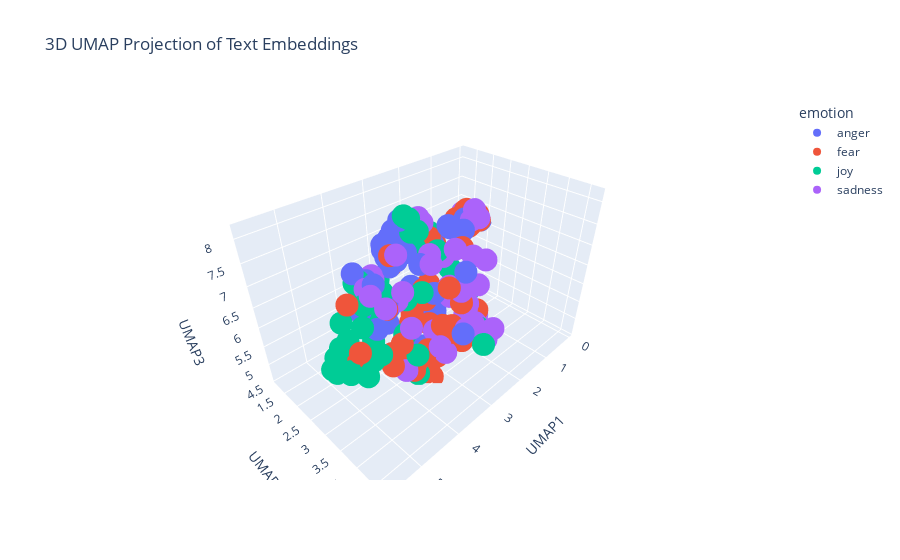

The code cell stored with this chart in its notebook:
### Markdown cell above
---
##### <a id='toc1_5_8_1_1_'></a>[**>>> Exercise 4 (Take home):**](#toc0_)

Apply UMAP to the same embeddings to reduce the dimensionality to 3D vectors and plot the 3D graph, discuss the differences and similarities with the 2D graph.

### Code cell
# Answer here
import numpy as np
import umap
import plotly.express as px


# 將每一列的 embedding list 疊成一個 2D numpy array：shape = (樣本數, 向量維度)
embeddings_matrix = np.vstack(combined_df["embeddings_values"].values)

# UMAP 
umap_3d = umap.UMAP(
    n_components=3,     # 從 2D 改成 3D
    n_neighbors=15,     # 跟 2D 那段一樣
    min_dist=0.1,
    metric="euclidean",
    random_state=42
)

embeddings_3d = umap_3d.fit_transform(embeddings_matrix)   # shape = (n_samples, 3)

# 畫圖用的 DataFrame 
df_plot_3d = pd.DataFrame(embeddings_3d, columns=["UMAP1", "UMAP2", "UMAP3"])
df_plot_3d["emotion"] = combined_df["emotion"].values
df_plot_3d["text"] = combined_df["text"].values


fig = px.scatter_3d(
    df_plot_3d,
    x="UMAP1",
    y="UMAP2",
    z="UMAP3",
    color="emotion",          # 依情緒上色
    hover_data=["text"],      # 滑過去顯示原始句子
    title="3D UMAP Projection of Text Embeddings"
)

fig.show()

### Figure 1 — Plotly figure (JSON) as saved in the notebook; plotly's stock layout.template omitted (floating-point values rounded to 4 significant figures)
{"data": [{"customdata": [["@SkyUK what a joke!! Cut our internet off early 'by mistake' and then don't reinstate it when we no longer need an engineer 😡 "], ["😳The intensity that @sydneyswans play at is extraordinary #relentless #AFLCatsSwans #AFLFinals 🏉👏🏿"], ["Didn't think Cadres not Getting SRC deployment would make some Cadres so bitter, Ku tough Macom."], ["Leave it on there, rule,nimber 1 of carpet cleaning!!! #furious #worsethananatomicbomb #accidentlyspillbeeronthecarpet"], ["@NessaMatthews he's perfect. But not even in that way where you sort of resent him or suspect that he leads a double life. Just perfect."], ["When you forget to mention you were bought dreamboys tickets 🙄😂 #raging"], ["@carefreeash_ id be fuming"], ["Why mfs so bitter"], ["@m_t_f_72 I'm not surprised, I would be fuming! 😤"], ["@LisaAsquithtobe @craig8710 @WayneHaselden @june65wigan everyone is against wigan because we are the biggest club "], ["ESPN just assumed I wanted their free magazines #offended"], ["@wesrucker247 sounds like a good game plan for our offense...."], ["@UltimateBoxer My heart because you left me for so long again\\n\\n*slight pout but it turned to a smile*\\n\\nheheh just kidding, no I'm fine-"], ["@BarackObama I love Lizzy Warren's latest rage against Wall Street."], ["@KingNicky7 also madden isn't the funniest game to watch and if there isn't much happening it's boring"], ["@bt_uk why does tracking show my equipment delivered, when it wasn't? Why is my service suddenly delayed? We've already 3 weeks. "], ["Thatmoment you're watching #worstcelebritycooks and your bubble is burst by finding out KyleXY is gay and married😭 #nochance #KindaDontMind😉"], ["testing "], ["That feel when you travel 700 miles to pick up a form that arrives in the post two days after you leave. #fume"], ["So my Indian Uber driver just called someone the N word. If I wasn't in a moving vehicle I'd have jumped out #disgusted #offended"], ["Actually be arsed with my sister sometimes, she controls the TV 90% of the time and when I watch one thing she gets in a huff 🙄"], ["Ellie just gave me loads of gifts with notes on em for uni n I burst out in tears, I LOVE HER😩"], ["@kateracculia @themathofyou It's true! I reverse-engineered the drink. It's a scientific method. I hear it's all the rage."], ["I got a NO RESPONSE again from an #irate customer of #amazon 😞😞\\nwhy can't they understand that it's not always amazon fault..\\n#carrierfault"], ["@lydss_xx @tharealversace @fatbellybella fuckin luv incense, this is me as fuck 😂"], ["@Lesdoggg take me with you!! JK. Have fun, relax, get a massage or two and chill. Don't eat the cucumbers, most places frown on that."], ["So I wished my sis 12 midnight but received no reply from her. My 2nd sis JUST wished her, got a reply. You know who's the fav "], ["Listening to Joey really helps me and my anger."], ["ESPN just assumed I wanted their free magazines "], ["Some moving clips on youtube tonight of the vigil held at Tulsa Metropolitan Baptist church for #TerenceCruther #justice  #sadness"], ["@JaredLeto Jared + #snap? 💘"], ["So angry I wanna cry😢😢😢"], ["@EAMaddenNFL @EASPORTS I played a game where John Elway was sacked 3x and fumbled all 3x. Is this the same John elway I know of??? "], ["If someone keeps #laughing at you, don't #fret  . At least u r giving #happiness .'\\n#quotes #quotestoliveby"], ["Indignation: [whispers to date during that terrific Lerman/Letts centerpiece scene] That's his overwhelming sense of indignation."], ["Women don't like girls because we resent them for looking so great/we wish we still looked like that  #washed"], ["Why does @dapperlaughs have to come to Glasgow on a night I am working. I am fucking gutted, been waiting for an appearance for ages "], ["@UnitedFrontRev @JuanDeznuts @LucidHurricane_ sex offense happens across ALL races, cultures, and creeds &amp; they should be castrated"], ["It's the most magical time of the year......Xmas party announced and the #outrage commences. Gotta love Silicon Valley millennials."], ["Ok scrubbed hands 5 times before trying to put them in.\\nEyeballs #burning \\n#EvenMoreBlind accidentally scared the #cat whilst #screeching"], ["All Brian does is sleep and aggravate me"], ["Having a baby born too soon is #lifechanging 6 years on and it feels like only yesterday #sad #happy  #emotionalrollercoaster"], ["I wouldn't have #anger issues.....if she didn't have #lying issues.....think about that one. #pow #lies #confusion"], ["@FluDino Event started! everyone is getting ready to travel to the lake of rage, where everything glows"], ["I hope my hustle don't offend nobody"], ["My eyes have been dilated. I hate the world right now with the rage of a thousand fiery dragons. I need a drink."], ["#oow16 #sting decent new song"], ["Sometimes I get mad over something so minuscule I try to ruin somebodies life not like lose your job like get you into federal prison "]], "hovertemplate": "emotion=anger<br>UMAP1=%{x}<br>UMAP2=%{y}<br>UMAP3=%{z}<br>text=%{customdata[0]}<extra></extra>", "legendgroup": "anger", "marker": {"color": "#636efa", "symbol": "circle"}, "mode": "markers", "name": "anger", "scene": "scene", "showlegend": true, "type": "scatter3d", "x": [0.1849, 3.121, 2.198, 2.424, 4.633, 2.807, 2.586, 2.429, 2.322, 2.249, 2.845, 3.698, 4.459, 3.53, 2.275, 0.06333, 3.227, 3.026, 2.585, 1.5, 2.044, 4.982, 4.688, 0.9829, 3.19, 4.265, 2.205, 2.77, 3.036, 2.745, 4.541, 2.374, 1.601, 5.13, 4.344, 2.457, 2.321, 1.868, 3.107, 3.236, 2.664, 3.526, 2.572, 3.92, 3.62, 2.788, 3.811, 2.666], "y": [1.825, 4.034, 1.782, 1.453, 3.329, 1.586, 1.825, 1.762, 1.719, 3.186, 1.796, 3.816, 3.045, 3.025, 2.796, 1.855, 2.558, 3.035, 1.414, 1.6, 2.186, 3.809, 2.937, 1.653, 2.357, 3.175, 2.245, 1.242, 1.789, 2.905, 3.536, 1.4, 2.66, 3.168, 2.309, 2.24, 1.343, 1.571, 1.778, 2.997, 3.648, 4.384, 1.16, 2.104, 2.403, 1.273, 3.583, 1.305], "z": [6.684, 7.451, 6.817, 6.713, 7.571, 7.073, 7.329, 7.03, 7.157, 7.643, 6.584, 7.172, 7.142, 6.854, 7.609, 6.614, 7.278, 7.342, 7.096, 6.391, 6.723, 7.109, 6.822, 6.666, 7.893, 6.454, 6.709, 6.746, 6.517, 5.76, 7.25, 6.925, 7.475, 6.171, 7.184, 6.901, 7.195, 6.261, 6.786, 5.115, 5.641, 6.478, 6.91, 6.73, 6.029, 6.627, 7.717, 6.482]}, {"customdata": [["@alicemazzy he was more partisan on social issues a few years back; now he just concern trolls the center left as Chait does the far left"], ["@united horrible service. EWR. Not a cloud in the sky. Normal departure at 10am now leaving at 5pm. Crappy #UnitedAirlines"], ["@Fly_Norwegian quite simply the #worst #airline #worstairline I've ever used! #shocking #appauling #dire #dismal #beyondajoke #useless"], ["In wake of fresh #terror threat and sounding of alert in #Mumbai, praying for safety &amp; security of everybody in the city #Maharashtra #news"], ["Just had a massive argument with my alarm today... I didn't want to get up. I don't know how we're going to fix this by tomorrow morning 😕"], ["And it pisses me off more they killed people who surrendered. Hands up and all. If hands visible you shouldn't be fearing for your life"], ["Omg he kissed her🙈 #shy #w"], ["A Lysol can got stuck in spray position and we're all slowly suffocating from the trash can that smells like a Febreeze factory. #panic"], ["@GMModular @goldmedalindia  horrible experience with a company like this #goldmedal #horrible sales person #wrong commitments#wrongproduct"], ["@Megannn_walsh12 @itsshelleeey never said that,Just not fair how Yous think it's completely okay to bully someone"], ["@Zen1dfabflake You are all our angelic comrades! #flutter"], ["Sir, my concern is not whether God is on our side; my greatest concern is to be on God's side, for God is always right.' - Abraham Lincoln"], ["I Don't know what make #Pakistan fear more their #terrorist or their  #TerrorStatePak"], ["@zavvi @zavvihelp only offering 6 moth warranty #ps4pro  #truth #ripoff"], ["@JennyPGR I worry about typos in any email to Simon, draft attached or not..."], ["If you truly want more of God in your life, it requires letting go of some of the old things, to allow new things to flourish. #stop #start"], ["my school photo is honestly horrid, i look so ew😅"], ["@JaySekulow what can we do 2 get @realDonaldTrump 2 reveal his taxes? That is the immediate danger. But u will not answer me. "], ["Start the convo...don't shy away..mental illness abounds in society including our workplace...be informed... #tsdoffsite"], ["bout to read this article 'Moving the Conversation Forward: Homosexuality &amp; Christianity' from someone in the foursquare church "], ["Recording some more #FNAF and had to FaceTime my mum to let her know I was okay after I let out a high pitched scream 😂 #horror #suchagirl"], ["When you make a great tasting shake and no words can describe it!😃👌🏻 #shake #herbalifenutrition #tastesogood #nowords"], ["@rkuuleiq Fear is best/beast product of God/s. :) #aTheism #theism #biBle  #christianity #hell #heaven #purgatory #psychology #jesus"], ["@Delta stuck on runway after being diverted to Fargo. Continuously told just 10 more mins for the past 4 hours. No food/water offered #awful"], ["I'm curious to know just how much money the original Air Bud made to justify the continuation of these awful sequels and spinoffs."], ["@Oooooo_Donna @sturgishigh @politicususa   @CNN took its first baby  step now let's hope they will start running"], ["Angelino's been horrific"], ["@andrewspoooner wouldn't cross the street to piss on its server if it was on dire"], ["Today has dragged on #restless"], [".@REDBLACKS’ Chris Williams: 5 yards shy of joining 1,000-yard club. Bowman (1,279), Walker (1,168) &amp; Roosevelt (1,095) already there. #CFL"], ["When you wake up, scroll through social media, and another father was taken from his child #nightmare #everyday #KeithLamontScott"], ["I start work tmrw yall, i'm nervous lol"], ["#Aleppo city is burning. The head of #terrorism #Assad regime &amp; #Russia are bombarding the city right now with #whitephosphrus #bombs !"], ["#ObamaLegacy - weekly #riots and #terror attacks, &gt;400k dead #Syrians, #Jews fleeing #persecution in Europe, #Christian #genocide in ME....."], ["Wish I could convince the rest of my children to go to their fucking preschool and elementary schools with fear of gun violence."], ["I delete numbers so quick with no hesitation"], ["@mikebairdMP @AndrewConstance @nswtaxi how many sex cases u need before u guys learn UBER is shocking to the consumer unregulated"], ["In dire need of a worship session to just let go of everything"], ["You don't know what to expect by Brendon's video lmao LA devotee video got me shook #panic"], ["Hahahah what a horrific penalty from bayer. 5 feet wide. Jesus"], ["@Theresa_Talbot @fleurrbie Haha...sorry about the dreadful puns... I need to get out more....I've been cooped up lately..."], ["Got to be up in 4 hours to go back to work #cantsleep #excited #nervous"], ["#America finding #gratitude amidst the sadness and frustration about race, #fear, anger and #racism, i remain hopeful _ i'm an earth fixer'"], ["Shoutout to @VZWSupport for ruining my iPhone 7 order!! #horrible"], ["One more step in long work #visa process is over. Relief. Onto next step. #expat #restless"], ["Recently changed to @firstdirect and its the worst service I've ever encountered nearly require DNA to access anything. #awful 😩😩😩"], ["Lady gaga fucking followed i have been waiting for this day for ages it fucking happened im shaking thank you so much @ladygaga ❤️"], ["@AldiToHarrods I'm still too nervous to try it. I need to man up and give it ago."], ["I absolutely love having an anxiety attack halfway through a family meal"], ["this Mac update has me some kind of apprehensive."], ["Obama admin rejects Texas plan to have refugees vetted for terrorism so Texas pulls of of fed refugee resettlement program. Aiding #terror."], ["So about 18mths ago i signed up to @Lumo_Energy for their @VirginAustralia / Velocity FF deal. 18 months in still no FF points "], ["Really.....#Jumanji 2....w/ The Rock, Jack Black, and Kevin Hart...are you kidding me! WTF! #ThisIsATerribleIdea #horrible"], ["@CesarSampao @thisisbolton don't get me started on town centre. Used to go every week.... not been for 18 months "], ["Bout ta get my @dontbreathe on up in here! @WarrenTheaters #nervous #icantholdmybreaththatlong"], ["@AlaskaGurus @adventuretweets agreed! 😍 an awe to meet such beautiful, powerful animals."], ["@All4 is the android app it designed to be buggy and work sporadically on a fire TV box? "], ["It really is amazing the money they give to some of these QB's #nfl #texans #brock #terrible"], ["also i had an awful nightmare involving being sick where worms were involved i was so disgusted when i woke up"], ["Trying to book holiday flights on @britishairways website is becoming a #nightmare"], ["Really.....#Jumanji 2....w/ The Rock, Jack Black, and Kevin Hart...are you kidding me! WTF! #ThisIsATerribleIdea "], ["Tweeting from the sporadic wifi on the tube #perilous"], ["Tweeting from the sporadic wifi on the tube "], ["If i start growing out my mustache now, I can be Pablo Escobar for Halloween!!!"]], "hovertemplate": "emotion=fear<br>UMAP1=%{x}<br>UMAP2=%{y}<br>UMAP3=%{z}<br>text=%{customdata[0]}<extra></extra>", "legendgroup": "fear", "marker": {"color": "#EF553B", "symbol": "circle"}, "mode": "markers", "name": "fear", "scene": "scene", "showlegend": true, "type": "scatter3d", "x": [3.104, 0.4662, 0.556, 2.817, 2.508, 2.139, 3.781, 3.059, 0.6936, 2.396, 4.628, 5.203, 2.942, 0.4467, 3.868, 3.302, 2.118, 3.743, 3.252, 3.081, 3.299, 5.329, 3.306, 0.4258, 1.224, 3.684, 1.775, 2.388, 3.013, 3.542, 2.556, 3.807, 2.552, 2.7, 2.231, 2.856, 1.37, 3.152, 3.325, 1.78, 2.922, 3.657, 3.17, 0.6065, 3.829, 0.4089, 5.392, 3.72, 3.359, 3.665, 2.543, 0.2726, 1.194, 2.42, 3.607, 4.685, 0.3167, 1.312, 2.558, 0.4544, 1.3, 4.013, 4.125, 4.085], "y": [3.072, 1.828, 1.802, 2.184, 3.395, 1.435, 2.747, 3.289, 1.685, 2.38, 3.635, 3.362, 2.284, 1.585, 2.736, 3.658, 3.555, 3.146, 3.24, 2.957, 3.266, 3.543, 2.521, 1.807, 2.235, 3.537, 3.138, 1.741, 3.577, 4.032, 2.708, 3.011, 1.946, 2.081, 1.284, 1.6, 1.533, 3.778, 3.238, 3.061, 3.797, 3.271, 2.637, 1.669, 3.786, 1.685, 3.869, 2.856, 3.434, 2.974, 1.951, 1.741, 2.008, 3.327, 3.141, 4.057, 2.033, 2.447, 3.548, 1.683, 2.14, 2.977, 3.075, 2.599], "z": [6.733, 6.577, 6.641, 5.07, 5.53, 6.469, 7.524, 4.887, 6.818, 7.226, 7.226, 7.478, 4.959, 6.733, 5.135, 6.12, 5.8, 6.652, 5.894, 6.262, 4.728, 6.517, 4.912, 6.617, 7.217, 7.112, 7.811, 7.392, 5.702, 7.318, 5.519, 5.415, 5.192, 5.37, 6.752, 6.374, 6.327, 6.098, 4.734, 7.818, 6.542, 5.107, 5.75, 6.667, 5.903, 6.971, 6.901, 5.241, 4.583, 4.785, 5.335, 6.535, 7.054, 7.378, 4.74, 6.767, 6.767, 7.382, 5.188, 6.958, 7.192, 5.107, 5.186, 5.956]}, {"customdata": [["If you have the ability to make someone happy or to make someone #smile, do it! The world needs more of that right about now. #CreateLove ☺️"], ["@Singaholic121 Good morning, love! Happy first day of fall. Let's make some awesome #autumnmemories #annabailey #laughter #smile"], ["@LiamJamesVernon love the optimism!! BLUE MOON!"], ["@BlueJayHunter I'm fine on the near future, I just want to go to bed super elated and put together audio compilations of great moments."], ["Mind if I tag along?' She asked cheerfully, sweeping a lock of hair behind her ear. 'I want to see if you've really got • @DitheringWizard"], ["Watch this amazing live.ly broadcast by @maisiev #lively #musically"], ["f breezy"], ["@iyaycruz lets see chirp"], ["My friend just messaged me 'ugh I'm so hungry I can't wait for breakfast' #socialmedia #WineWednesday #hilarious #funny #laughing #happy"], ["Thank you disney themed episode for letting me discover how amazing the @BlackishWriters are! #hilarious"], ["@doctorofinfo I was just introducing a little levity to the convo. Yep!"], ["I am a simple human being who just really loves @aliciakeys like truly, madly, deeply rejoicing in her existence, class and queendom"], ["Thank you @twitter for the balloons today.  #goodday #48"], ["Food that gets delivered 😍🙌🏻 #cheering #happy"], ["- the joyous occasion of laughing at the ostentatious display of disrespect. Bruce just scoffed at the entire scene. This wasn't Batman’s -"], ["Quinn's short hair makes me sad. #glee"], ["Watch this amazing live.ly broadcast by @rosannahill  #musically"], ["Loved @Bethenny independence msg on @WendyWilliams, be happy &amp; fulfilled within yourself &amp; positivity will flock to you #happy #independent"], ["@musicfae15 [He grumbled as he sat atop the sushi bar stool, crossing his arms defiantly, in a playful gesture, though he gave anyone who &gt;"], ["#ThisIsUs has messed with my mind &amp; now I'm anticipating the next episode with #apprehension &amp; ! #isthereahelplineforthis"], ["@doubtcaspar babe :(( remember I'm ALWAYS here if u need a little cheering up or talk, ily lots💘"], ["@LPDonovan this is why I think his pre prepped debate answers have the potential for hilarity"], ["@peachkellipop the whole thread is jovial and fun and then this comment is like FULL of misogyny"], ["@sportinglifecan I keep a down vest or sweater in my pack year round! Helps on chilly mornings or breezy mountain tops! #mysportinglife"], ["Thinking about trying some comedy on youtube. Always been fond of it. Time to nut up. #laughter #comedy #maybeoneday #hopefullyfunny #LOL"], ["I love seeing happy women, that glow is something real."], ["•Days!'\\nHe was itching for a fight..itching for the exhilaration of battle, of almost getting defeated, the adrenaline pumping•\\n@RojinHitto"], ["To all who follow me, whether we've ever talked or not hope you have a joyous life. Goodbye."], ["Why have I only just started watching glee this week I am now addicted 🙄  #GLEEK"], ["Watch this amazing live.ly broadcast by @broitzmax  #musically"], ["#BridgetJonesBaby is the best thing I've seen in ages! So funny, I've missed Bridget! #love #hilarious #TeamMark"], ["mirana told me to shut up when i was singing along to glee..."], ["When you're prof suggest @Pharrell and William James may be unlikely dialogue partners and then plays the #happy video #WeAreCST"], ["Your lion's heart\\nWill protect you under stormy skies\\nAnd I will always be listening for your laughter and your tears"], ["Yahweh your God is among you, a warrior who saves. He will rejoice over you with gladness."], ["Day 3 of #harvest16 - listening to the sound of the chopper working it's way closer to home at @mountaindairy makes me . #farm365"], ["If yiu don't respond .o an email within 7 days, you willxbe killed by an animated gif of the girl froa The Ri.g."], ["...at your age, the heyday in the blood is tame...' @TheArtofCharm #shakespeareaninsults #hamlet #elizabethan #williamshakespeare"], ["The smell of freshly cut grass didn't even cheer me up...boy oh boy"], ["Chris would take full responsibility and would want us all to rejoice in the memories we all had with him."], ["A #new day to #live and #smile. Hope all the #followers a nice #night or #day. :D"], ["Tutoring gives me such an exhilarating feeling. I love helping people 😌"], ["I hate it when im singing and some idiot thinks they can just join in with me like...this is not fcking glee #MeanRikonaBot"], ["@MacDsmash you should get some @SSB_Swedish delight"], ["@Bridget_Jones was joyous. Worried I would be disappointed. Most definitely was not. #chickflick #giggles #comethefuckonbridget"]], "hovertemplate": "emotion=joy<br>UMAP1=%{x}<br>UMAP2=%{y}<br>UMAP3=%{z}<br>text=%{customdata[0]}<extra></extra>", "legendgroup": "joy", "marker": {"color": "#00cc96", "symbol": "circle"}, "mode": "markers", "name": "joy", "scene": "scene", "showlegend": true, "type": "scatter3d", "x": [5.161, 4.969, 4.081, 4.234, 4.423, 3.352, 3.079, 3.304, 5.608, 5.328, 4.292, 5.169, 5.147, 5.555, 4.249, 2.157, 3.381, 5.656, 4.222, 3.566, 4.574, 3.856, 2.824, 4.392, 4.446, 5.448, 4.2, 4.767, 2.247, 3.312, 5.554, 1.95, 5.658, 4.996, 5.36, 4.196, 3.282, 4.0, 2.787, 3.306, 4.819, 5.285, 1.803, 3.122, 5.602], "y": [3.263, 3.398, 3.914, 3.613, 2.968, 2.679, 2.562, 2.994, 3.441, 3.925, 2.98, 3.672, 3.609, 3.374, 2.185, 3.342, 2.748, 3.484, 2.29, 3.222, 3.471, 3.242, 2.39, 3.786, 2.923, 3.385, 2.388, 3.575, 3.233, 2.777, 3.775, 2.583, 3.39, 3.506, 3.37, 3.902, 1.677, 2.453, 4.148, 4.69, 3.393, 3.376, 1.781, 3.327, 3.841], "z": [6.278, 6.145, 7.432, 6.436, 6.732, 8.156, 7.674, 7.94, 6.303, 6.372, 6.474, 7.171, 6.049, 6.575, 6.863, 6.263, 8.168, 6.411, 6.95, 4.664, 7.461, 6.813, 7.152, 6.61, 5.962, 6.728, 6.725, 6.254, 6.303, 8.119, 6.477, 6.351, 6.389, 7.426, 7.202, 6.088, 6.249, 6.634, 6.045, 6.279, 6.013, 6.779, 6.898, 7.596, 6.624]}, {"customdata": [["Condolences to the  JC and the Georges family.. "], ["I'm so proud he understands this, he shows love, thought and compassion    and it's not done in a clouded way.."], ["#sober life"], ["Cam cannot be serious with that IG post and that stupid ass font he uses. Would've been better to just say nothing."], ["Panic attacks are the worst. Feeling really sick and still shaking. I should be a sleep. #anxiety #depression"], ["@talkRobyn oh dear I have to watch this the woman with the pout did well"], ["Absolutely can not believe the generosity pouring out for us, but Id give everything I have for Nick to be healthy and happy. #lost"], ["@jenhasonen it is supposed to be #dark and #gritty though"], ["Regret for the things we did can be tempered by time; it is regret for the things we did not do that is inconsolable.  Sydney J. Harris"], ["@groovydadad @MHChat 🙂ty I often conflate the two depression + sadness, but they are very different. This q reminded me of that #mhchat"], ["@GoPro your UX online is appalling! No clear save button, not being able to use any generic TLD's #unhappy"], ["#haikuchallenge #haiku\\n\\nThe crisp autumn air\\nMy freedom purchased through death\\nNo one will mourn me"], ["Unmatched Party Specialist /co @T3RevNeverEnd #serious #job #titles"], ["Going home is depressing"], [". @UNFCCC @uncclearn The problem is the time it has taken to do this means its going to be out of date already. #sadly"], ["@VosachResrus ^'ll just #wobble carry you #sink"], ["@TDYLN sadly not :("], ["@KatHeartwell some don't see the difference between courting and appealing to a women vs deception &amp; pressure it's depressing"], ["Lost: Geelong football team. \\nLast seen entering through the banner not sure where they've been since... #unhappy #playwithsomeheart"], ["@LBardugo Start w/ the 3 songs in Blue Neighborhood\\n1) Wild\\n2)Fools\\n3)Talk Me down 😭😭for #Wesper\\nAlso,\\n4)Too Good.  #serious kaz/inej feelz"], ["@BluesfestByron second artist announcement looking good #bluesfest2017 #blues #Music #byronbay"], ["But when my mom told me yesterday that it was looking grim and I started driving out there, I was told to turn around b/c she was too sick"], [".@billradkeradio is not a fan of The Beat Happening. But that's not to discourage aspiring other Olympia musicians! #KUOWrecord"], ["@MarGraham I am practically obsessed with it, the very thought of their departure makes me feel both melancholic and grateful.  Safe journey"], ["so lost i'm faded"], ["What do you do?'\\n'You are not worthy enough to know.' #what #serious"], ["Season 3 of penny dreadful is on Netflix...well my afternoon is filled"], ["Transparency and openness ' is a dull sell for a fans group - want more verbs like buying, defending, building and securing."], ["For a team as big as Bayern and the they like to play football, their pitch is fucking dreadful. Certainly no Emirates pitch anyway."], ["@Christy_RTR @doge_e_fresh I'm despondent"], ["@darryella it doesn't chip and it doesn't get dull. Nails gone be looking perfect the whole time, except they gone be grown out 😂"], ["Hennessey - dreadful. Mutch - is he even on the pitch? Fryers - out of his depth unfortunately. #CPFC"], ["When you're on a train as its pitch black outside and you have no idea where you are... #travel #whereami #lost #adventure"], ["Do not be discouraged by a slowing sales market. This will test your business model and pinpoint #strengths and #weaknesses.' @Ken_Dunn"], ["Condolences to the  JC and the Georges family.. #sad"], ["@OHSOVICTORIOUS_ @FaZeAdapt We all seen it coming.. it's sad. But her Instagram comments on her pics are funny. Adapts fans blew it up 😂😂😂"], ["340:892 All with weary task fordone.\\nNow the wasted brands do glow,\\nWhilst the scritch-owl, scritching loud,\\n#AMNDBots"], ["im thoroughly in love w zen and jumin and i dont think id even have the patience for either of them irl im old and weary"], ["Common app just randomly logged me out as I was writing the last part of my college essay and lost all of it 😭😭😭"], ["@xOffWithMyHeadx They've officially said all the episodes left (so future 12 and despair 11 and 12) will be delayed."], ["All I want to do is watch some netflix but I am stuck here in class. #depressing"], ["@Barcabhoy1 Of course not. Didn't sink his studs into a knee like Forrester"], ["@LeePorter94 @DomMcGovern_ hi Dom I saw u at Notts county away, looking for 1 mufc away ticket will pay #blues"]], "hovertemplate": "emotion=sadness<br>UMAP1=%{x}<br>UMAP2=%{y}<br>UMAP3=%{z}<br>text=%{customdata[0]}<extra></extra>", "legendgroup": "sadness", "marker": {"color": "#ab63fa", "symbol": "circle"}, "mode": "markers", "name": "sadness", "scene": "scene", "showlegend": true, "type": "scatter3d", "x": [3.209, 4.866, 3.38, 2.119, 2.931, 3.81, 3.446, 3.553, 3.055, 2.837, 0.4865, 3.661, 3.656, 2.731, 2.555, 4.153, 2.916, 2.835, 2.408, 4.439, 3.765, 2.623, 3.483, 4.514, 2.975, 3.549, 2.54, 2.742, 1.86, 2.757, 4.699, 1.869, 3.965, 2.887, 2.9, 2.818, 3.919, 4.8, 2.093, 2.393, 2.703, 1.992, 3.095], "y": [4.666, 3.541, 3.518, 1.749, 3.42, 2.956, 4.38, 2.714, 4.549, 3.42, 1.619, 3.95, 1.953, 4.016, 3.776, 3.337, 3.281, 3.389, 3.913, 3.838, 3.809, 4.193, 3.491, 4.107, 4.179, 1.854, 3.612, 3.871, 3.119, 3.815, 3.179, 3.247, 3.303, 3.749, 4.575, 2.609, 2.424, 3.829, 3.541, 3.763, 3.715, 3.162, 3.743], "z": [6.368, 7.568, 5.949, 7.367, 4.999, 7.638, 6.543, 6.381, 6.157, 6.458, 6.89, 5.978, 6.654, 6.063, 6.763, 6.992, 7.365, 6.692, 7.343, 7.576, 7.798, 5.885, 7.736, 7.031, 6.25, 6.451, 6.08, 7.552, 7.929, 6.446, 7.441, 7.796, 5.103, 6.773, 6.343, 7.803, 6.478, 7.435, 5.645, 6.692, 6.098, 7.76, 7.788]}], "layout": {"legend": {"title": {"text": "emotion"}, "tracegroupgap": 0}, "scene": {"domain": {"x": [0, 1], "y": [0, 1]}, "xaxis": {"title": {"text": "UMAP1"}}, "yaxis": {"title": {"text": "UMAP2"}}, "zaxis": {"title": {"text": "UMAP3"}}}, "title": {"text": "3D UMAP Projection of Text Embeddings"}}}
